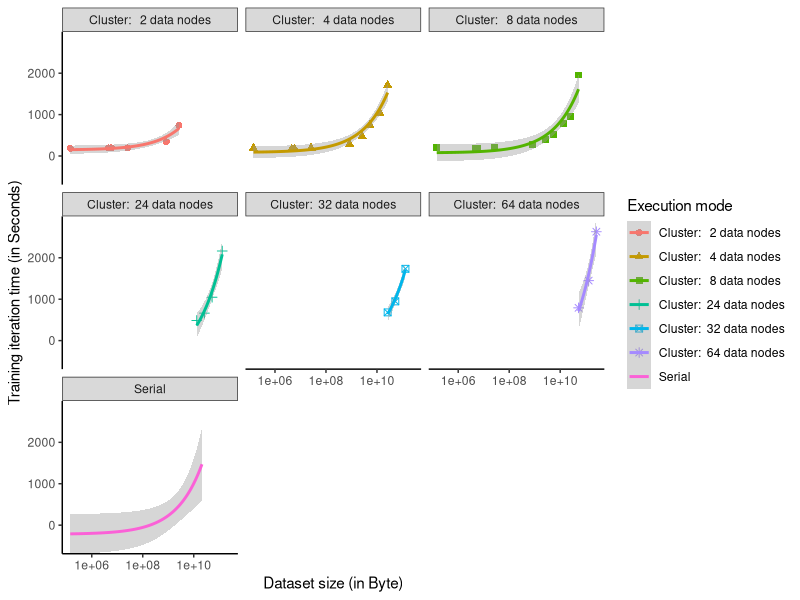

This chart was generated by the following R code:
setwd("C:/Git-data/Afstuderen/measurements")
library(ggplot2)
library(mgcv)
library(stringr)
library(scales)
measure = read.csv("raw_data.csv") # read csv file
name <- paste(measure$serial.parallel, measure$nodeCount, sep = " ")

getName <- function(s){
	return(ifelse(grepl("^Parallel (\\d)+$", s), 
			paste(
				c(
					"Cluster: ", 
					sprintf("% 3d",as.numeric(str_extract(s, "\\d+"))), 
					" data nodes"
				),
				collapse = ''
			), 
			"Serial"
		)
	)
}

name <- unlist(lapply(name, getName))
measure$seconds <- measure$trainTime/1000
measure$serial.parallel <- name
d <- ggplot(data=measure, aes(x=dataSize, y=seconds, colour=serial.parallel, shape=serial.parallel))
d <- d + geom_point(size=2) + stat_smooth(level=0.99, method = "glm", formula = y ~ exp(x)) + 
	scale_x_log10() + theme_bw() + 
	theme(
		panel.grid.major = element_blank(),
		panel.grid.minor = element_blank(),
		panel.border     = element_blank(),
		panel.background = element_blank(),
		axis.line = element_line(color='black')
	) + scale_y_continuous(expand = c(0, 0))+	
	facet_wrap(~serial.parallel)+
	xlab("Dataset size (in Byte)") +
	ylab("Training iteration time (in Seconds)") +
	labs(colour = "Execution mode", shape = "Execution mode") 
ggplot_build(d)